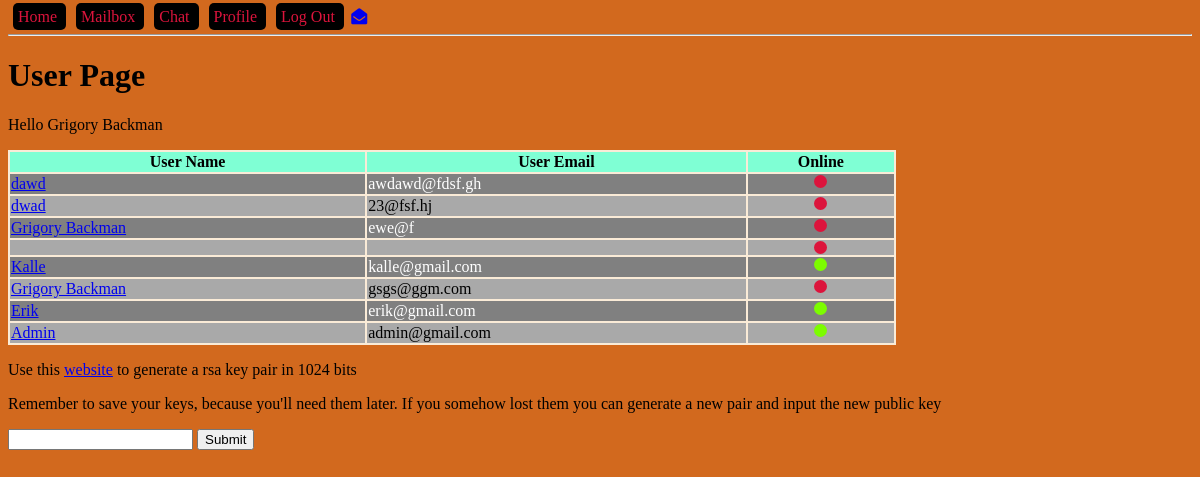
Page /profile (signed in) on the committed database.
### models.py (models this page shows, shortened)
class User(db.Model):
    id = db.Column(db.Integer, primary_key=True, autoincrement=True)
    name = db.Column(db.String(150))
    email = db.Column(db.String(150), unique=True)
    password = db.Column(db.String(100))
    admin = db.Column(db.BOOLEAN, default=False)
    online = db.Column(db.BOOLEAN, default=False)
    public_key = db.Column(db.String)
    sent_messages = db.relationship('Message', backref='sender', lazy=True)
    recv_messages = db.relationship('Message', secondary=message_recv, lazy='subquery',
                                    backref=db.backref('receivers', lazy=True))

### blueprints/user/__init__.py (the view)
@bp_user.get('/profile')
@login_required
def user_get():
    users = get_all_but_current_user()
    return render_template("user.html", users=users)

### app.py (called while the page is built)
def create_app():
    app = Flask(__name__)
    app.config['SECRET_KEY'] = '123secret'
    app.config['SQLALCHEMY_TRACK_MODIFICATIONS'] = False
    app.config['SQLALCHEMY_DATABASE_URI'] = 'sqlite:///db.sqlite'
    db.init_app(app)
    login_manager = LoginManager()
    login_manager.init_app(app)
    @login_manager.user_loader
    def load_user(user_id):
        from models import User
        return User.query.filter_by(id=user_id).first()
    from blueprints.open import bp_open
    app.register_blueprint(bp_open)
    from blueprints.user import bp_user
    app.register_blueprint(bp_user)
    from blueprints.api import bp_api
    app.register_blueprint(bp_api, url_prefix="/api/v1.0")
    from blueprints.admin import bp_admin
    app.register_blueprint(bp_admin)
    from blueprints.ajax import bp_ajax
    app.register_blueprint(bp_ajax)
    return app

### controllers/user_controller.py (called while the page is built)
def get_all_but_current_user():
    from models import User
    user = current_user
    return User.query.filter(User.id != user.id).all()

### templates/user.html (shortened to what this page needs)
{% extends "base-template.html" %}
{% block content %}
    <h1 id="main-heading">User Page</h1>
    <p>Hello {{ current_user.name }}</p>
    <table>
        <tr>
            <th>User Name</th>
            <th>User Email</th>
            <th>Online</th>
        </tr>
        {% for user in users %}
        <tr>
            <td><a href="{{url_for('bp_user.message_get', user_id=user.id) }}">{{ user.name}}</a></td>
            <td>{{user.email}}</td>
            <td class="center-content">
            {% if user.online %}
                <div class="circle online"></div>
                {% else %}
                <div class="circle offline"></div>
                {% endif %}
            </td>
       </tr>
        {% endfor %}
    </table>
<p>Use this <a href="https://www.devglan.com/online-tools/rsa-encryption-decryption"> website</a> to generate a rsa key pair in 1024 bits </p>
    <p>Remember to save your keys, because you'll need them later. If you somehow lost them you can generate a new pair and input the new public key</p>
    <form action="{{ url_for('bp_user.public_key_post') }}" method="POST">
        <label>
            <input type="text" name="publicKey">
        </label>
        <input type="submit">
    </form>
{% endblock %}

### templates/base-template.html (shortened to what this page needs)
<!DOCTYPE html>
<html lang="en">
<head>
    <link rel="stylesheet" href="{{ url_for('static', filename='css/main.css') }}" />
</head>
<body>
    <a class="menu-item" href="{{ url_for('bp_open.index') }}">
        Home
    </a>
    {% if current_user.is_authenticated %}
    <a class="menu-item" href="{{ url_for('bp_user.mailbox_get') }}">
                Mailbox
            </a>
    <a class="menu-item" href="{{ url_for('bp_user.chat_get') }}">
                Chat
            </a>
        <a class="menu-item" href="{{ url_for('bp_user.user_get') }}">
            Profile
        </a>
        <a class="menu-item" href="{{ url_for('bp_user.logout_get') }}">
            Log Out
        </a>
    <a href="{{ url_for('bp_user.mailbox_get') }}">
        <i class="fa fa-fw fa-envelope-open" id="message-symbol"></i>
    </a>
     {% endif %}
    <hr />
    {% block content %}
    {% endblock %}
</body>
</html>

### static/css/main.css (style rules this page uses)
body { background-color: chocolate; }
.menu-item { margin: 5px; color: crimson; text-decoration: none; background-color: black; padding: 5px; border-radius: 5px; }
table { width: 75%; background: antiquewhite; }
th { background: aquamarine; }
tr:nth-child(odd) { background: darkgray; }
tr:nth-child(even) { background: gray; color: white; }
.center-content { display:flex; allign-items: center; alligh-content: center; }
.circle { margin: 0 auto; width: 13px; height: 13px; border-radius: 50%; }
.online { background: lawngreen; }
.offline { background:crimson; }
#message-symbol { font-size: 1em }

### rows in the picture
User: name "Grigory Backman"
User: name "dawd", email "awdawd@fdsf.gh", online False (drawn)
User: name "dwad", email "23@fsf.hj", online False (drawn)
User: name "Grigory Backman", email "ewe@f", online False (drawn)
User: online False (drawn)
User: name "Kalle", email "kalle@gmail.com", online True (drawn)
User: name "Grigory Backman", email "gsgs@ggm.com", online False (drawn)
User: name "Erik", email "erik@gmail.com", online True (drawn)
User: name "Admin", email "admin@gmail.com", online True (drawn)
